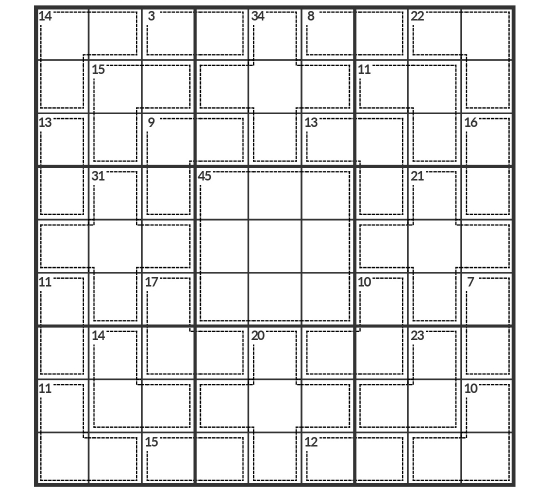
#> input picture test.jpg, 1098 x 1001 px, given as the content of the folder observer, which was not available (shown at 1/2 size)
$ python num_rec.py --rag observer
#> lines starting #> are read from the running program, lines starting #| are printed output that depends on the picture; after the words box and inside, x2 and y2 are one past the last pixel; in counts of white or black regions, pixels touching at a corner belong together; pictures that were not available may be replaced by others from this repository, and a replacement may not be noted
### grid.py
from equation import *
from sol_image import *
from constraint import *


class NoSolnError(Exception):
	pass


class ProcessingError(Exception):
	# [4 lines left out: function __init__, not called in this run]


COLLS = 'abcdefghi'
ROWLS = '123456789'

# Sets of coordinates for rows/columns/boxes.
ROWS = [set([(i, j) for j in range(9)]) for i in range(9)]
COLS = [set([(j, i) for j in range(9)]) for i in range(9)]
BOXS = [set([((3 * (i // 3)) + (j // 3), (3 * (i % 3)) + (j % 3)) for j in range(9)]) for i in range(9)]


def all_boxes_a(i, s):
	s.add(i)
	x = i // 3
	y = i % 3
	ret = [[]]
	if y < 2 and i + 1 not in s:
		ret += [[BOXS[i]] + s for s in all_boxes_a(i + 1, s.copy())]
	if y > 0 and i - 1 not in s:
		ret += [[BOXS[i]] + s for s in all_boxes_a(i - 1, s.copy())]
	if x < 2 and i + 3 not in s:
		ret += [[BOXS[i]] + s for s in all_boxes_a(i + 3, s.copy())]
	if x > 0 and i - 3 not in s:
		ret += [[BOXS[i]] + s for s in all_boxes_a(i - 3, s.copy())]
	return [l for l in ret if len(l) + len(s) == 9]


def all_boxes():
	ret = []
	for i in range(len(BOXS)):
		ret += all_boxes_a(i, set())
	return ret


BOX_SEQS = all_boxes()

# Strings for the variables used in each box and collections for rows/columns/boxes.
# These are used by the constraint solver.
VARNS = [c + r for r in ROWLS for c in COLLS]
COLNS = [[c + r for r in ROWLS] for c in COLLS]
ROWNS = [[c + r for c in COLLS] for r in ROWLS]
BOXNS = [[c + r for c in COLLS[i:i + 3] for r in ROWLS[j:j + 3]] for i in range(0, 9, 3) for j in
         range(0, 9, 3)]

# Offset of up/right/down/left.
BRDR_MV = [[0, -1], [1, 0], [0, 1], [-1, 0]]


class Grid:
	# region: ndarray[(9, 9), dtype[np.uint]]
	# sq_poss: ndarray[(9, 9), dtype[set[np.uint8]]]

	# Find all the points in a cage starting at the square containing the total.
	# [45 lines left out: functions mark_region, add_equns, not called in this run]

	def is_burb(self, cvr, i, j):
		return cvr <= self.get_row(i, j) or cvr <= self.get_col(i, j) or \
				cvr <= self.get_box(i, j) or cvr <= self.get_cge(i, j)

	def get_row(self, i, j):
		return ROWS[i]

	def get_col(self, i, j):
		return COLS[j]

	def get_box(self, i, j):
		return BOXS[(3 * (i // 3)) + (j // 3)]

	def get_cge(self, i, j):
		return self.CAGES[self.region[i][j] - 1]

	def get_cge_val(self, i, j):
		idx = self.region[i][j] - 1
		return self.CAGES[idx], self.VALS[idx]


	# Add equations from the boxes.
	# [305 lines left out: functions add_equns_r, __init__, set_up, discard_n, elim_must, sol_maps and 4 more, not called in this run]

### inp_image.py
import argparse
import math
import pathlib
import pickle as pk
import itertools
import re

import cv2
import numpy as np
from matplotlib import pyplot as plt
# from matplotlib.widgets import Button, Slider
from sklearn import linear_model
from sklearn.cluster import KMeans
from sklearn.decomposition import PCA
from scipy.signal import find_peaks
from sklearn.neighbors import KNeighborsClassifier

from grid import Grid, ProcessingError

parser = argparse.ArgumentParser()
parser.add_argument('--rag', choices=["observer", "guardian"], required=True)
parser.add_argument('--rework', default=False, action='store_true')
args = parser.parse_args()
RAG = pathlib.Path(args.rag)
REWORK = args.rework

GNOTO = str(RAG) == r"guardian"
ONOTG = str(RAG) == r"observer"

status_path = RAG / "status.pkl"
if status_path.exists():
	status = pk.load(open(status_path, "rb"))
else:
	status = dict()


def intersect(l1, l2):
	# Represent the intersection as the solution to two linear equations.
	rh1, sth1, cth1 = l1
	rh2, sth2, cth2 = l2
	M = [[sth1, cth1],
	     [sth2, cth2]]

	# If the matrix has no inverse then the lines are parallel.
	try:
		Minv = np.linalg.inv(M)
	except np.linalg.LinAlgError:
		return False, None, None
	[Y, X] = np.matmul(Minv, [rh1, rh2])
	return True, Y, X


def draw_hough(img, lines):
	yn, xn, _ = img.shape
	# print(f"H={len(lines)}")
	# print(img.shape)
	for l in lines:
		# print(f"l={l}")
		pts = []
		ints = []
		for ax in [(0, 0, 1), (0, 1, 0), (xn - 1, 0, 1), (yn - 1, 1, 0)]:
			b, y, x = intersect(l, ax)
			ints.append((b, y, x))
			if b and 0 <= x < xn and 0 <= y < yn:
				pts.append((int(round(x)), int(round(y))))
		# print(f"len(pts)={len(pts)}")
		if len(pts) == 2:
			[pt1, pt2] = pts
			cv2.line(img, pt1, pt2, (0, 0, 255), 1, cv2.LINE_AA)


# [8 lines left out: function process_sample, not called in this run]


def contour_hier(chs, seen, i=0):
	if not chs:
		return []

	ret = []
	while i != -1:
		(c, (n, _, d, _)) = chs[i]
		if i not in seen:
			ret.append((c, cv2.boundingRect(c), contour_hier(chs, seen, d)))
		seen.add(i)
		i = n

	return ret


def contour_is_number(br):
	x, y, w, h = br
	XX = (2 * x) // InpImage.SUBRES
	YY = (2 * y) // InpImage.SUBRES
	return XX % 2 == 0 and YY % 2 == 0 and \
		InpImage.SUBRES // 16 <= w < InpImage.SUBRES // 2 and \
		InpImage.SUBRES // 8 <= h < InpImage.SUBRES // 2


def get_num_contours(chier):
	ret = []

	for (c, br, ds) in chier:
		if contour_is_number(br):
			ret.append((c, br, ds))
		else:
			ret += get_num_contours(ds)

	return ret


# [4 lines left out: function paint_mask, not called in this run]


def split_num(br, warped_blk):
	x, y, w, h = br
	ys = np.argmax(warped_blk[y:y + h, x:x + w], axis=0)
	peaks, _ = find_peaks(ys, height=4)
	peaks = [p for p in peaks if contour_is_number((x, y, p, h)) and contour_is_number((x, y, w - p, h))]

	rects = []
	if len(peaks) == 0:
		if w >= h:
			plt_images([warped_blk[y:y + h, x:x + w]])
			exit(0)
		rects.append((y, y + h, x, x + w))
	else:
		sp = peaks[-1]
		if sp >= h or (w - sp) >= h:
			print(peaks)
			plt_images([warped_blk[y:y + h, x:x + w], warped_blk[y:y + h, x:x + sp], warped_blk[y:y + h, x + sp:x + w]],
			           ticks=True)
			exit(0)
		rects.append((y, y + h, x, x + sp))
		rects.append((y, y + h, x + sp, x + w))

	ret = []
	for (yt, yb, xl, xr) in rects:
		ret.append(get_warp_from_rect(np.array([[xl, yt], [xr, yt], [xr, yb], [xl, yb]], dtype=np.float32), warped_blk))

	return ret, x, y


class InpImage:
	do_print = False
	RHO = 2
	THETA = math.pi / 16
	HTHRESH = 1792

	# Size of the regions used for detecting borders.
	SUBRES = 128
	RESOLUTION = 9 * SUBRES
	DST_SIZE = np.array([
		[0, 0],
		[RESOLUTION - 1, 0],
		[RESOLUTION - 1, RESOLUTION - 1],
		[0, RESOLUTION - 1]], dtype="float32")

	def __init__(self, f, rework=REWORK, rework_brdr=False, rework_sums=False):
		self.info = dict()

		gry, img = get_gry_img(f)
		self.gry = gry
		self.img = img

		jpk = f.with_suffix(r".jpk")
		if not rework and jpk.exists():
			self.info = pk.load(open(jpk, "rb"))
		else:
			# blur = cv2.GaussianBlur(gry, (5, 5), 0)
			# gry = cv2.addWeighted(gry, 1.5, blur, -0.5, 0)
			blk_detect = np.reshape(np.ravel(gry), (-1, 1))
			counts, bins = np.histogram(blk_detect, bins=range(0, 257, 16))
			self.info['hist'] = counts
			# print(counts, bins)

			# print(f"GNOTO={GNOTO}, RAG={RAG}")
			if GNOTO or True:
				cm = np.sum(counts)
				isblack = 256
				for (c, b) in reversed(list(zip(counts, bins))):
					if c < cm:
						# print(f"c={c}, cm={cm}, b={b}")
						cm = c
						isblack = int(b)
					else:
						break
				isblack -= 56
			else:
				kmeans = KMeans(n_clusters=3, n_init='auto')
				kmeans.fit(blk_detect)
				labs = kmeans.predict(np.reshape(range(256), (-1, 1)))
				isblack = list(labs).count(labs[0])
			self.info['isblack'] = isblack

			blk = cv2.inRange(gry, 0, isblack)
			self.blk = blk

			lines_rt = cv2.HoughLines(blk, InpImage.RHO, InpImage.THETA, InpImage.HTHRESH)
			if lines_rt is None:
				print(f"Lines not found for {f}")
				show_stuff(bins, blk, counts, img, isblack, [], [])
				return

			lines = [(r, math.sin(t), math.cos(t)) for [[r, t]] in lines_rt]
			draw_hough(img, lines)
			isects = []
			for (i, li) in enumerate(lines):
				for (j, lj) in enumerate(lines[:i]):
					b, y, x = intersect(li, lj)
					if b:
						isects.append((y, x))
			usects = sorted(set(isects))

			if len(usects) < 4:
				print(f"Intersections not found for {f}")
				show_stuff(bins, blk, counts, img, isblack, [], [])
				return
			else:
				y0 = min([y for y, _ in usects])
				x0 = min([x for _, x in usects])
				yn = 1 + max([y for y, _ in usects]) - y0
				xn = 1 + max([x for _, x in usects]) - x0
				reg_X = []
				reg_y = []
				for p in usects:
					y, x = p
					m = round((9 * (x - x0)) / xn)
					n = round((9 * (y - y0)) / yn)
					if m % 3 == 0 and n % 3 == 0:
						reg_X.append((n, m))
						reg_y.append(p)
				# cv2.circle(gry, (round(x), round(y)), 1, (0, 0, 255), -1)
				regr = linear_model.LinearRegression()
				regr.fit(reg_X, reg_y)
				rect = np.zeros((4, 2), dtype="float32")
				rect[3] = list(reversed(regr.intercept_ + 9 * regr.coef_[0]))
				rect[2] = list(reversed(regr.intercept_ + 9 * regr.coef_[0] + 9 * regr.coef_[1]))
				rect[1] = list(reversed(regr.intercept_ + 9 * regr.coef_[1]))
				rect[0] = list(reversed(regr.intercept_))

				m = cv2.getPerspectiveTransform(rect, InpImage.DST_SIZE)
				warped_gry = cv2.warpPerspective(gry, m, (InpImage.RESOLUTION, InpImage.RESOLUTION),
				                                 flags=cv2.INTER_LINEAR)

				brd_view = cv2.adaptiveThreshold(warped_gry, 255, cv2.ADAPTIVE_THRESH_MEAN_C,
				                                 cv2.THRESH_BINARY, 31, 0)
				brdrs = np.full(shape=(9, 9, 4), fill_value=True)

				brdrsh = np.zeros((9, 8), int)
				brdrsv = np.zeros((8, 9), int)
				self.brdrph = np.zeros((9, 8, InpImage.SUBRES // 2), np.uint8)
				self.brdrpv = np.zeros((8, 9, InpImage.SUBRES // 2), np.uint8)
				brdrs_01 = []
				for X in range(9):
					XM = (((2 * X + 1) * InpImage.SUBRES) // 2)
					XT = XM + (InpImage.SUBRES // 4) - (InpImage.SUBRES // 16)
					XB = XM + (InpImage.SUBRES // 16)
					for Y in range(1, 9):
						# Take a square centred on the boundary that is a quarter the area of a cell
						YL = (Y * InpImage.SUBRES) - (InpImage.SUBRES // 4)
						YR = (Y * InpImage.SUBRES) + (InpImage.SUBRES // 4)
						if ONOTG:
							self.brdrph[X, Y - 1] = np.min(warped_gry[XB:XT, YL:YR], axis=0)
							self.brdrpv[Y - 1, X] = np.min(warped_gry[YL:YR, XB:XT], axis=1)
						else:
							brdrsh[X, Y - 1] = process_sample(np.min(brd_view[XB:XT, YL:YR], axis=0)) > 2
							brdrsv[Y - 1, X] = process_sample(np.min(brd_view[YL:YR, XB:XT], axis=1)) > 2

				if rework_brdr:
					self.info['brdrph'] = self.brdrph
					self.info['brdrpv'] = self.brdrpv
				else:
					for X in range(9):
						for Y in range(8):
							if ONOTG:
								[isbh, isbv] = O1DBR.is_border([self.brdrph[X, Y], self.brdrpv[Y, X]])
								brdrs_01.append((self.brdrph[X, Y], isbh))
								brdrs_01.append((self.brdrpv[Y, X], isbv))
							else:
								isbh = brdrsh[X, Y]
								isbv = brdrsv[Y, X]
							brdrs[Y + 0, X][1] = isbh
							brdrs[Y + 1, X][3] = isbh
							brdrs[X, Y + 0][2] = isbv
							brdrs[X, Y + 1][0] = isbv
					self.info['brdrs'] = brdrs.copy()
					self.info['brdrs_01'] = brdrs_01.copy()

				num_pixels = np.empty((9, 9), dtype=object)
				warped_blk = cv2.warpPerspective(blk, m, (InpImage.RESOLUTION, InpImage.RESOLUTION),
				                                 flags=cv2.INTER_LINEAR)

				contours, hiers = cv2.findContours(warped_blk, cv2.RETR_TREE, cv2.CHAIN_APPROX_SIMPLE)
				if hiers is not None:
					[hier] = hiers
					chiers = contour_hier(list(zip(contours, hier)), set())
					raw_nums = get_num_contours(chiers)
					InpImage.do_print = len(raw_nums) <= 9
					for (c, br, ds) in sorted(raw_nums, key=lambda ch: ch[1][0]):
						num_chiers, x, y = split_num(br, warped_blk)
						X = x // InpImage.SUBRES
						Y = y // InpImage.SUBRES
						if num_pixels[X, Y] is None:
							num_pixels[X, Y] = list()
						num_pixels[X, Y] += num_chiers

				if rework_sums:
					self.info['sums'] = num_pixels
					return
				else:
					prd_per_sq = np.zeros(shape=(9, 9), dtype=int)
					for X in range(9):
						for Y in range(9):
							sums = num_pixels[Y, X]
							if sums is not None:
								ntrs = NUM_REC.get_sums(sums)
								if len(ntrs) > 4:
									print(ntrs)
									exit(0)
								for v in [v for v in ntrs if v >= 0]:
									prd_per_sq[X, Y] = (10 * prd_per_sq[X, Y]) + v
					self.info['cagevals'] = prd_per_sq

			if rework_brdr:
				if jpk.exists():
					jpk.unlink()
			else:
				pk.dump(self.info, open(jpk, "wb"))


# [19 lines left out: function show_stuff, not called in this run]


# exit(0)


def get_gry_img(f):
	# Read the image file.
	imga = cv2.imread(str(f))
	# Sometimes we have a low resolution image in a big white square so don't do this before grid
	# recognition.
	# Scale up until input image is the same order as the cage detection requires.
	while imga.shape[0] < InpImage.RESOLUTION or imga.shape[1] < InpImage.RESOLUTION:
		imga = cv2.pyrUp(imga)
	# Add a bounding black box to help with the grid detection.
	img = cv2.bitwise_not(np.zeros((imga.shape[0] + 6, imga.shape[1] + 6, 3), np.uint8))
	img[3:3 + imga.shape[0], 3:imga.shape[1] + 3] = imga
	# Find grey distribution and eliminate to get the black bits.
	gry = cv2.cvtColor(img, cv2.COLOR_BGR2GRAY)
	return gry, img


# [11 lines left out: function number_img, not called in this run]


def get_warp_from_rect(rect, gry, res=(InpImage.SUBRES // 2, InpImage.SUBRES // 2)):
	resy, resx = res
	dst = np.array([
		[0, 0],
		[resy - 1, 0],
		[resy - 1, resx - 1],
		[0, resx - 1]], dtype="float32")
	m = cv2.getPerspectiveTransform(rect, dst)
	return cv2.warpPerspective(gry, m, res, flags=cv2.INTER_LINEAR)


# [7 lines left out: function plt_images, not called in this run]


class BorderDecode:
	# [4 lines left out: function __init__, not called in this run]

	def is_border(self, brdrs):
		cls = self.kmeans.predict(self.pca.transform(brdrs))
		return [self.isbrdr[c] for c in cls]


def observer_border_gen(rework=REWORK):
#> called with rework = False
	brdr_path = RAG / r"brdr.pkl"
	if not rework and brdr_path.exists():
		brdr: BorderDecode = pk.load(open(brdr_path, "rb"))
	else:
		samples = []
		hasnums = []
		globs = RAG.glob(r"*.jpg")
		for f in itertools.islice(globs, None):
			print(f"Processing (observer_border_gen) {f}...")
			inp = InpImage(f, rework=rework, rework_brdr=True)
			for X in range(9):
				for Y in range(9):
					cbd = inp.info['sums'][X, Y] is not None
					if X > 0:
						hasnums.append(cbd)
						samples.append(inp.info['brdrph'][Y, X - 1])
					if Y > 0:
						hasnums.append(cbd)
						samples.append(inp.info['brdrpv'][Y - 1, X])
#> this loop made 1 pass
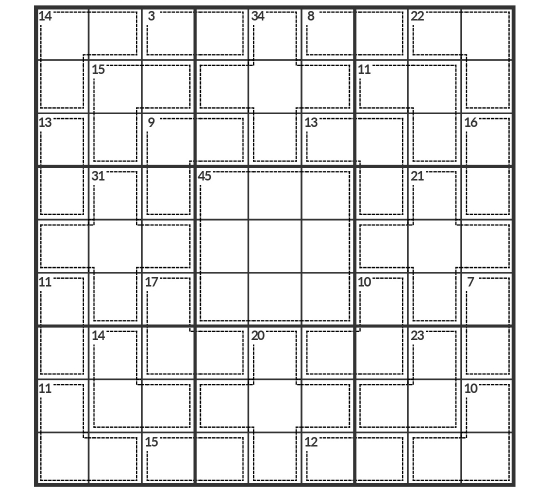
#> input picture test.jpg, 1098 x 1001 px, given as the content of the folder observer, which was not available (shown at 1/2 size)
#> pass 1, in get_gry_img, `gry = cv2.cvtColor(img, cv2.COLOR_BGR2GRAY)`:
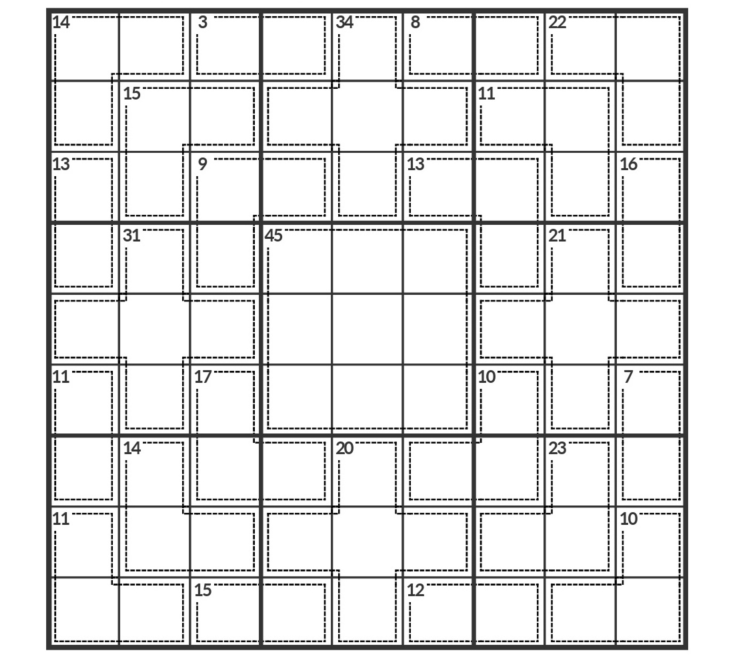
#> gry: shape (2008, 2202) (shown at 1/3 size); min 0, max 255, mean 228.4
#> pass 1, in __init__, `blk = cv2.inRange(gry, 0, isblack)`:
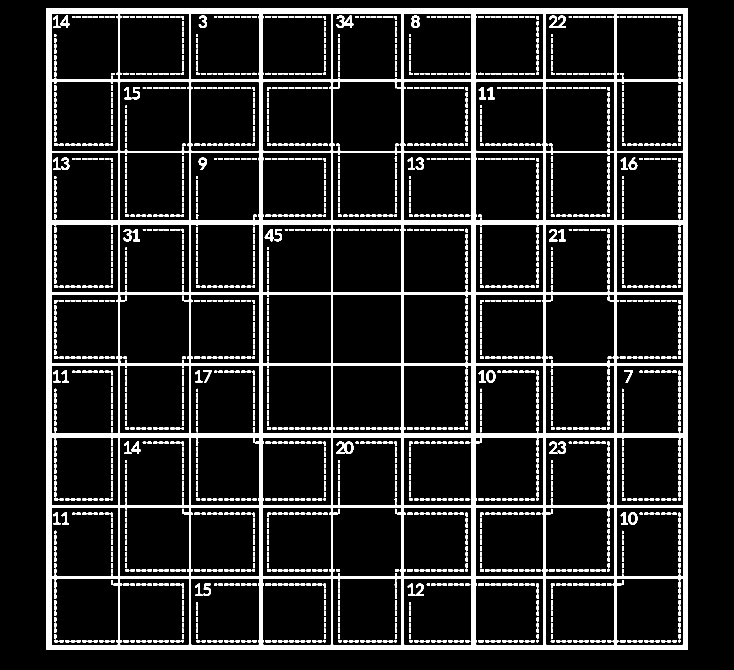
#> blk: shape (2008, 2202) (shown at 1/3 size); 11.7% white; 2051 white regions, largest, box (x1, y1, x2, y2) and area: (139, 24, 2064, 1950) 351954, (1009, 1325, 1060, 1362) 934, (1009, 47, 1060, 84) 857
#> pass 1, in __init__, `warped_gry = cv2.warpPerspective(gry, m, (InpImage.RESOLUTION, InpImag..`:
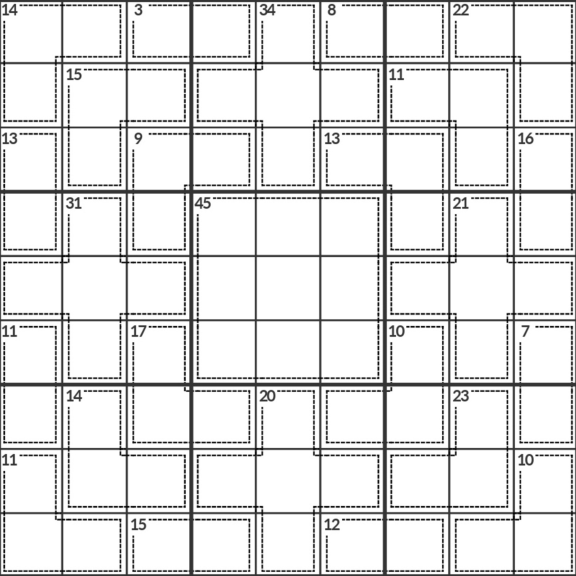
#> warped_gry: shape (1152, 1152) (shown at 1/2 size); min 0, max 255, mean 227.3
#> after the loop, hasnums = []; samples = []

		pca: PCA = PCA()
		brdrs = pca.fit_transform(samples)

		kmeans: KMeans = KMeans(n_clusters=4, n_init=16)
		labels = kmeans.fit_predict(brdrs)
		clusters = np.unique(labels)
		cl_brdr = dict([(c, 0) for c in clusters])
		cl_size = dict([(c, 0) for c in clusters])
		for (c, b) in zip(labels, hasnums):
			cl_size[c] += 1
			if b:
				cl_brdr[c] += 1
		# print(cl_brdr)
		# print(cl_size)
		cl_is_brdr = dict()
		for c in clusters:
			cl_is_brdr[c] = cl_size[c] < 10 * cl_brdr[c]
		# print(cl_is_brdr)

		brdr = BorderDecode(pca, kmeans, cl_is_brdr)
		pk.dump(brdr, open(brdr_path, "wb"))

	return brdr


# [31 lines left out: functions observer_collect_passing_borders, collect_passing_numerals, not called in this run]


class BorderPCA1D:
	# [4 lines left out: function __init__, not called in this run]

	def project(self, brdps):
		return [np.matmul(self.vec, b) - self.bp for b in brdps]

	def is_border(self, brdps):
		return [(b > 0) != self.cmp for b in self.project(brdps)]


# [46 lines left out: function observer_1d_pca_border_gen, not called in this run]


OBRDR = observer_border_gen(rework=REWORK) if ONOTG else None
O1DBR = observer_1d_pca_border_gen(rework=REWORK) if ONOTG else None


class NumberRecogniser:
	# [16 lines left out: functions __init__, show_scatter, not called in this run]

	def get_clusters(self, sums):
		return self.kmeans.predict(self.pca.transform([s.flatten() for s in sums]))

	def get_sums(self, sums):
		cls = self.get_clusters(sums)
		return [cl_nums[c] for c in cls]


# [7 lines of commented-out code are left out]


# [76 lines left out: functions show_clusters, plot_pca, numrec_initialiser, show_scatter, not called in this run]


class CayenneNumber:
	# [9 lines left out: functions __init__, get_sums, not called in this run]


nums_pca_s_path = RAG / r"nums_pca_s.pkl"
num_pca_s = pk.load(open(nums_pca_s_path, "rb"))

cl_nums_g = list([3, 1, 2, 0, 1, 8, 7, 9, 6, 1, 4, 0, 2, 5, 3, 7])
cl_nums_o = list([2, 1, 6, 4, 0, 7, 8, 3, 1, 2, 1, 9, 5, 1, 2, 5])
cl_nums: list[int] = cl_nums_g if GNOTO else cl_nums_o
NUM_REC = num_pca_s  # numrec_initialiser(16)


# [24 lines of commented-out code are left out]
# [71 lines left out: functions collect_status, rework_cayenne, not called in this run]

### num_rec.py
import re

from sklearn.preprocessing import Normalizer

#> (the run stopped early here; a loop or call above may not have finished)
